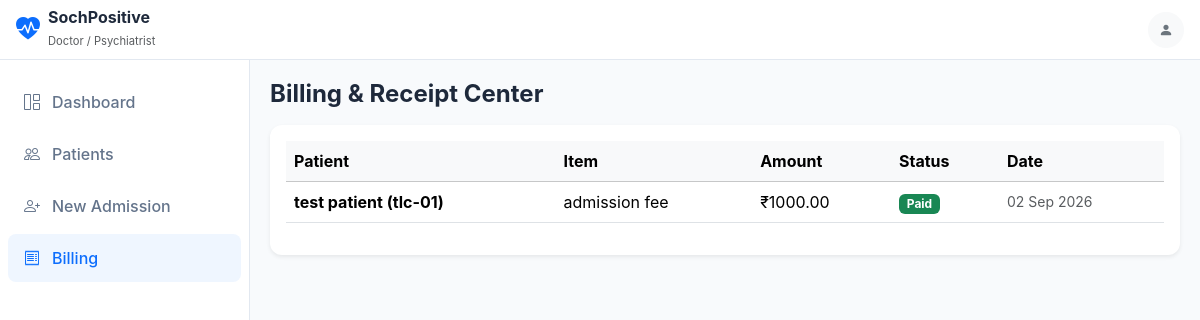
Page /billing/ (signed in) on the committed database.
### accounts/models.py (models this page shows, shortened)
class User(AbstractUser):
    class Role(models.TextChoices): #define allowed choices (nested class)
        SUPER_ADMIN = 'SUPER_ADMIN', 'Super Admin (System Owner)'
        CLINIC_ADMIN = 'CLINIC_ADMIN', 'Clinic Administrator'
        DOCTOR = 'DOCTOR', 'Doctor / Psychiatrist'
        COUNSELOR = 'COUNSELOR', 'Counselor / Therapist'
        CLINICAL_STAFF = 'CLINICAL_STAFF', 'Clinical Staff / Nurse'
        RECEPTIONIST = 'RECEPTIONIST', 'Receptionist'
    institution = models.ForeignKey( #One Institution → Many Users
        Institution,
        on_delete=models.CASCADE, #insitute delete -> all user related to it also deleted
        related_name='users',
        null=True, #done for super admin he doesn't belong to any one insitute - database - null
        blank=True, ##done for super admin he doesn't belong to any one insitute - can send blank
        help_text="Tenant clinic. Super Admins can have this blank."
    )
    role = models.CharField(
        max_length=30,
        choices=Role.choices,
        default=Role.CLINICAL_STAFF
    )
    phone = models.CharField(max_length=20, blank=True)
    profile_picture = models.ImageField(upload_to='profiles/', blank=True, null=True)

class Institution(models.Model): #represtnt one clinic
    SUBSCRIPTION_CHOICES = [
        ('Basic', 'Basic'),
        ('Pro', 'Pro'),
        ('Enterprise', 'Enterprise'),
    ]
    name = models.CharField(max_length=200)
    code = models.CharField(max_length=50, unique=True, help_text="e.g. TLC-01")
    slug = models.SlugField(max_length=100, unique=True, blank=True)
    address = models.TextField(blank=True)
    phone = models.CharField(max_length=20, blank=True)
    email = models.EmailField(blank=True)
    logo = models.ImageField(upload_to='clinic_logos/', blank=True, null=True)
    is_active = models.BooleanField(default=True)
    subscription_tier = models.CharField(max_length=20, choices=SUBSCRIPTION_CHOICES, default='Enterprise')
    smtp_email = models.CharField(max_length=200, blank=True)
    smtp_app_password = models.CharField(max_length=200, blank=True)
    sender_display_name = models.CharField(max_length=200, blank=True)
    created_at = models.DateTimeField(auto_now_add=True)
    updated_at = models.DateTimeField(auto_now=True)

### billing/models.py (models this page shows, shortened)
class BillingRecord(models.Model):
    class PaymentType(models.TextChoices):
        CASH = 'Cash', 'Cash'
        UPI = 'UPI', 'UPI / Online'
        CARD = 'Card', 'Credit / Debit Card'
        BANK_TRANSFER = 'Bank Transfer', 'Bank Transfer'
        PENDING = 'Pending', 'Pending / Unpaid'
    patient = models.ForeignKey(Patient, on_delete=models.CASCADE, related_name='billing_records')
    item = models.CharField(max_length=200, help_text="e.g. Admission Fee, Therapy Session, Bed Charges")
    amount = models.DecimalField(max_digits=10, decimal_places=2)
    is_paid = models.BooleanField(default=False)
    payment_type = models.CharField(
        max_length=50,
        choices=PaymentType.choices,
        default=PaymentType.PENDING
    )
    note = models.TextField(blank=True)
    created_by = models.ForeignKey(settings.AUTH_USER_MODEL, on_delete=models.SET_NULL, null=True)
    created_at = models.DateTimeField(auto_now_add=True)
    class Meta:
        ordering = ['-created_at']

### patients/models.py (models this page shows, shortened)
class Patient(models.Model):
    class AdmissionType(models.TextChoices):
        INDEPENDENT = 'independent', 'Independent Admission (Sec 86)'
        INVOLUNTARY = 'involuntary', 'Involuntary / High Support (Sec 89)'
        MINOR = 'minor', 'Minor Admission (Sec 87)'
    class Status(models.TextChoices):
        ACTIVE = 'active', 'Currently Admitted'
        DISCHARGED = 'discharged', 'Discharged'
        TRANSFERRED = 'transferred', 'Transferred'
        DAMA = 'dama', 'Discharged Against Medical Advice (DAMA)'
    institution = models.ForeignKey(
        Institution,
        on_delete=models.CASCADE,
        related_name='patients'
    )
    patient_code = models.CharField(max_length=50, blank=True, db_index=True)
    public_token = models.UUIDField(default=uuid.uuid4, unique=True, editable=False)
    full_name = models.CharField(max_length=150)
    age = models.PositiveIntegerField()
    gender = models.CharField(
        max_length=20,
        choices=[('Male', 'Male'), ('Female', 'Female'), ('Other', 'Other')],
        default='Male'
    )
    phone = models.CharField(max_length=20, blank=True)
    aadhaar_number = models.CharField(max_length=20, blank=True, verbose_name="Govt ID / Aadhaar")
    address = models.TextField(blank=True)
    admission_type = models.CharField(
        max_length=20,
        choices=AdmissionType.choices,
        default=AdmissionType.INDEPENDENT
    )
    admission_date = models.DateTimeField()
    status = models.CharField(
        max_length=20,
        choices=Status.choices,
        default=Status.ACTIVE
    )
    addiction_type = models.CharField(
        max_length=100,
        help_text="e.g. Alcohol, Opioids, Polysubstance, Gambling"
    )
    medical_history = models.TextField(blank=True)
    diagnosis = models.TextField(blank=True)
    assigned_doctor = models.ForeignKey(
        settings.AUTH_USER_MODEL,
        on_delete=models.SET_NULL,
        null=True,
        blank=True,
        related_name='assigned_patients'
    )
    emergency_contact_name = models.CharField(max_length=150)
    emergency_contact_phone = models.CharField(max_length=20)
    emergency_contact_relation = models.CharField(max_length=50, blank=True)
    guardian_name = models.CharField(max_length=150, blank=True)
    guardian_phone = models.CharField(max_length=20, blank=True)
    guardian_relation = models.CharField(max_length=50, blank=True)
    school_name = models.CharField(max_length=150, blank=True, help_text="For minors")
    grade = models.CharField(max_length=50, blank=True, help_text="For minors")
    legal_reason = models.TextField(blank=True)
    legal_remarks = models.TextField(blank=True)
    self_consent = models.BooleanField(default=False)
    digital_signature = models.BooleanField(default=False)
    created_at = models.DateTimeField(auto_now_add=True)
    updated_at = models.DateTimeField(auto_now=True)
    class Meta:
        ordering = ['-admission_date']

### billing/views.py (the view)
# urls.py: path('', views.billing_dashboard_view, name='billing_dashboard'),
@login_required
def billing_dashboard_view(request):
    institution = request.institution
    if request.user.is_superuser and not institution:
        bills = BillingRecord.objects.all()
    elif institution:
        bills = BillingRecord.objects.filter(patient__institution=institution)
    else:
        bills = BillingRecord.objects.none()
    total_revenue = sum(b.amount for b in bills if b.is_paid)
    total_pending = sum(b.amount for b in bills if not b.is_paid)
    context = {
        'bills': bills,
        'total_revenue': total_revenue,
        'total_pending': total_pending,
    }
    return render(request, 'billing/billing_dashboard.html', context)

### templates/billing/billing_dashboard.html (shortened to what this page needs)
{% extends 'base.html' %}
{% block content %}
<div class="container-fluid p-0">
    <h4 class="fw-bold mb-3">Billing & Receipt Center</h4>
    <div class="card border-0 shadow-sm p-3">
        <div class="table-responsive">
            <table class="table align-middle">
                <thead class="table-light">
                    <tr>
                        <th>Patient</th>
                        <th>Item</th>
                        <th>Amount</th>
                        <th>Status</th>
                        <th>Date</th>
                    </tr>
                </thead>
                <tbody>
                    {% for b in bills %}
                    <tr>
                        <td class="fw-bold">{{ b.patient.full_name }} ({{ b.patient.patient_code }})</td>
                        <td>{{ b.item }}</td>
                        <td>₹{{ b.amount }}</td>
                        <td>
                            {% if b.is_paid %}<span class="badge bg-success">Paid</span>{% else %}<span class="badge bg-danger">Pending</span>{% endif %}
                        </td>
                        <td class="small text-muted">{{ b.created_at|date:"d M Y" }}</td>
                    </tr>
                    {% empty %}
                    <tr><td colspan="5" class="text-center py-4 text-muted">No billing invoices found.</td></tr>
                    {% endfor %}
                </tbody>
            </table>
        </div>
    </div>
</div>
{% endblock %}

### templates/base.html (shortened to what this page needs)
<!DOCTYPE html>
<html lang="en">
<head>
    <link href="https://cdn.jsdelivr.net/npm/bootstrap@5.3.2/dist/css/bootstrap.min.css" rel="stylesheet">
    <link href="https://cdn.jsdelivr.net/npm/bootstrap-icons@1.11.1/font/bootstrap-icons.css" rel="stylesheet">
    {% load static %}
    <link rel="stylesheet" href="{% static 'css/app.css' %}">
</head>
<body>
    <header class="app-header d-flex align-items-center justify-content-between px-3">
        <div class="d-flex align-items-center gap-2">
            <i class="bi bi-heart-pulse-fill text-primary fs-4"></i>
            <div>
                <h6 class="mb-0 fw-bold">
                    {% if user.is_authenticated and user.institution %}
                        {{ user.institution.name }}
                    {% else %}
                        TLC Rehab System
                    {% endif %}
                </h6>
                <small class="text-muted" style="font-size: 0.7rem;">
                    {% if user.is_authenticated %}
                        {{ user.get_role_display }}
                    {% endif %}
                </small>
            </div>
        </div>
        {% if user.is_authenticated %}
        <div class="dropdown">
            <button class="btn btn-sm btn-light rounded-circle d-flex align-items-center justify-content-center" style="width: 36px; height: 36px;" data-bs-toggle="dropdown">
                <i class="bi bi-person-fill text-secondary"></i>
            </button>
        </div>
        {% endif %}
    </header>
    <div class="d-flex">
        {% if user.is_authenticated %}
        <aside class="desktop-sidebar d-none d-md-flex flex-column py-3">
            <nav class="nav flex-column">
                <a class="nav-link {% if request.resolver_match.url_name == 'dashboard' %}active{% endif %}" href="{% url 'accounts:dashboard' %}">
                    <i class="bi bi-grid-1x2"></i> Dashboard
                </a>
                <a class="nav-link {% if 'patient' in request.path %}active{% endif %}" href="{% url 'patients:patient_list' %}">
                    <i class="bi bi-people"></i> Patients
                </a>
                <a class="nav-link {% if 'admission' in request.path %}active{% endif %}" href="{% url 'patients:patient_create' %}">
                    <i class="bi bi-person-plus"></i> New Admission
                </a>
                <a class="nav-link {% if 'billing' in request.path %}active{% endif %}" href="{% url 'billing:billing_dashboard' %}">
                    <i class="bi bi-receipt"></i> Billing
                </a>
            </nav>
        </aside>
        {% endif %}
        <main class="app-content">
            {% block content %}
            {% endblock %}
        </main>
    </div>
</body>
</html>

### static/css/app.css (style rules this page uses)
:root { --primary-color: #0d6efd; --primary-dark: #0a58ca; --bg-surface: #f8fafc; --card-bg: #ffffff; --text-main: #1e293b; --text-muted: #64748b; --bottom-nav-height: 64px; }
body { font-family: -apple-system, BlinkMacSystemFont, "Segoe UI", Roboto, Helvetica, Arial, sans-serif; background-color: var(--bg-surface); color: var(--text-main); -webkit-tap-highlight-color: transparent; }
.app-header { height: 60px; background: #ffffff; border-bottom: 1px solid #e2e8f0; position: sticky; top: 0; z-index: 1020; }
.desktop-sidebar { width: 250px; min-height: calc(100vh - 60px); background: #ffffff; border-right: 1px solid #e2e8f0; }
.desktop-sidebar .nav-link { color: var(--text-muted); font-weight: 500; padding: 0.75rem 1rem; border-radius: 8px; margin: 2px 8px; display: flex; align-items: center; gap: 12px; }
.desktop-sidebar .nav-link:hover, .desktop-sidebar .nav-link.active { color: var(--primary-color); background-color: #eff6ff; }
.app-content { flex-grow: 1; padding: 1.25rem; }
.card { border: 1px solid #e2e8f0; border-radius: 12px; box-shadow: 0 1px 3px rgba(0, 0, 0, 0.02); }
.btn { border-radius: 8px; padding: 0.5rem 1rem; font-weight: 500; }

### rows in the picture
User: institution.name "SochPositive", role "Doctor / Psychiatrist"
BillingRecord: patient.full_name "test patient", patient.patient_code "tlc-01", item "admission fee", amount "1000.00", is_paid "Paid", created_at "02 Sep 2026"
